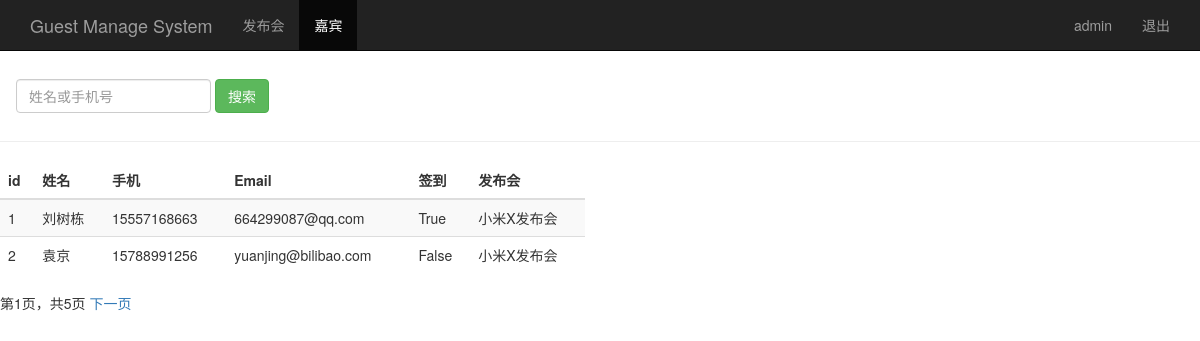
The page /guest_manage/ (signed in) on the database its author committed.
### sign/models.py (models this page shows, shortened)
class Guest(models.Model):
    event = models.ForeignKey(Event, on_delete=models.CASCADE)  # 关联发布会id
    realname = models.CharField(max_length=64)  # 真实姓名
    phone = models.CharField(max_length=16)  # 电话
    email = models.EmailField()  # 邮箱
    sign = models.BooleanField()  # 签到状态
    create_time = models.DateTimeField(auto_now=True)  # 创建时间，自动获取
    class Meta:
        unique_together = ("event", "phone")

class Event(models.Model):
    name = models.CharField(max_length=100)  # 发布会标题
    limit = models.IntegerField()  # 参加人数
    status = models.BooleanField()  # 状态
    address = models.CharField(max_length=200)  # 地址
    start_time = models.DateField('events time')  # 发布会时间
    create_time = models.DateField(auto_now=True)  # 创建时间，自动获取
    def __str__(self):
        return self.name

### sign/views.py (the view)
# urls.py: url(r'^guest_manage/$',views.guest_manage),
@login_required
def guest_manage(request):
    username = request.session.get('user', '')  # 读取浏览器session
    guest_list = Guest.objects.all()
    paginator = Paginator(guest_list, 2)
    page = request.GET.get('page')
    try:
        contacts = paginator.page(page)
    except PageNotAnInteger:
        contacts = paginator.page(1)
    except EmptyPage:
        contacts = paginator.page(paginator.num_pages)
    return render(request, "guest_manage.html", {"user": username, "guests": contacts})
    return render(request, "guest_manage.html", {"user": username, "guests": guest_list})

### templates/guest_manage.html (shortened to what this page needs)
<!DOCTYPE html>
<html lang="en">
<head>
    {% load bootstrap3 %}
    {% bootstrap_css %}
</head>
<body role="document">
<nav class="navbar navbar-inverse navbar-fixed-top">
    <div class="container">
        <div class="navbar-header">
            <a class="navbar-brand" href="/event_manage/">Guest Manage System</a>
        </div>
        <div id="navbar" class="collapse navbar-collapse">
            <ul class="nav navbar-nav">
                <li><a href="/event_manage/">发布会</a></li>
                <li class="active"><a href="#">嘉宾</a></li>
            </ul>
            <ul class="nav navbar-nav navbar-right">
                <li><a href="#">{{ user }}</a></li>
                <li><a href="/logout/">退出</a></li>
            </ul>
        </div>
    </div>
</nav>
<div class="page-header" style="padding-top: 30px">
    <div class="navbar" class="navbar-collapse collapse" style="margin-bottom: 10px;">
        <form class="navbar-form" method="get" action="/search_name/">
            <div class="form-group">
                <input name="name" type="text" placeholder="姓名或手机号" class="form-control">
            </div>
            <button type="submit" class="btn btn-success">搜索</button>
        </form>
    </div>
</div>
<div class="row">
    <div class="col-md-6">
        <table class="table table-striped">
            <thead>
            <tr>
                <th>id</th>
                <th>姓名</th>
                <th>手机</th>
                <th>Email</th>
                <th>签到</th>
                <th>发布会</th>
            </tr>
            </thead>
            <tbody>
            {% for guest in guests %}
                <tr>
                    <td>{{ guest.id }}</td>
                    <td>{{ guest.realname }}</td>
                    <td>{{ guest.phone }}</td>
                    <td>{{ guest.email }}</td>
                    <td>{{ guest.sign }}</td>
                    <td>{{ guest.event }}</td>
                </tr>
            {% endfor %}
            </tbody>
        </table>
    </div>
</div>
<div class="paginator">
    <span class="step-links">
        <span class="current">
        第{{ guests.number }}页，共{{ guests.paginator.num_pages }}页
    </span>
        {% if guests.has_next %}
            <a href="?page={{ guests.next_page_number }}">下一页</a>
        {% endif %}
    </span>
</div>
</body>
</html>

### rows shown on the page
Guest: id "1", realname "刘树栋", phone "15557168663", email "664299087@qq.com", sign "True", event "小米X发布会"
Guest: id "2", realname "袁京", phone "15788991256", email "yuanjing@bilibao.com", sign "False", event "小米X发布会"

### other values the page prints
{{ user }} "admin"
{{ guests.number }} "1"
{{ guests.paginator.num_pages }} "5"
